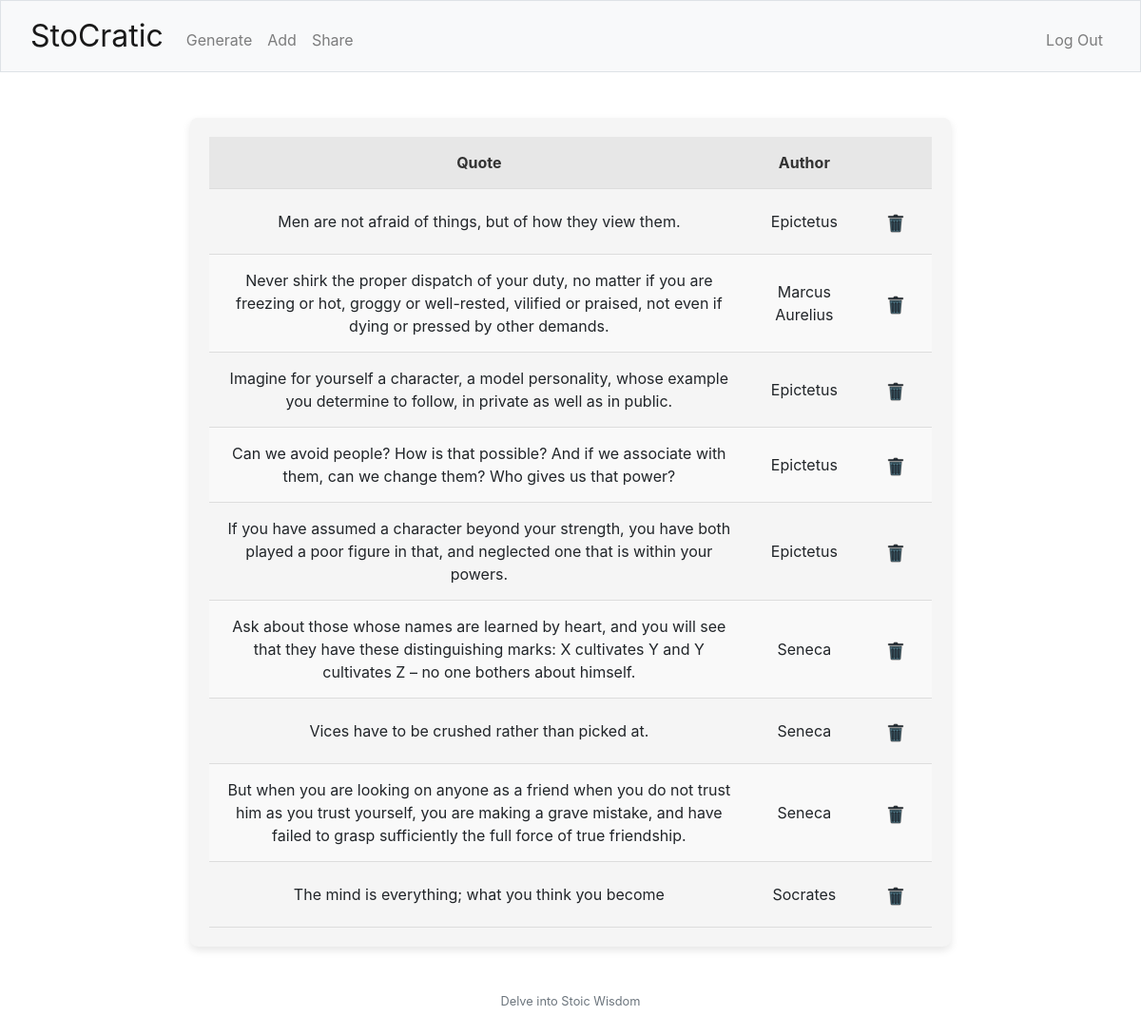
Page / (signed in) on the committed database.
### tables this page shows
CREATE TABLE quotes (
            id INTEGER PRIMARY KEY,
            quote_text TEXT NOT NULL,
            author TEXT NOT NULL,
            user_id INTEGER,
            FOREIGN KEY(user_id) REFERENCES users(id)
        );

### app.py (the view)
@app.route('/')
@login_required
def index():
    quotes = get_saved_quotes()
    return render_template('index.html', quotes=quotes)

### app.py (called while the page is built)
@app.after_request
def after_request(response):
    response.headers["Cache-Control"] = "no-cache, no-store, must-revalidate"
    response.headers["Expires"] = 0
    response.headers["Pragma"] = "no-cache"
    return response

### helpers.py (called while the page is built)
def login_required(f):
    @wraps(f)
    def decorated_function(*args, **kwargs):
        if session.get("user_id") is None:
            return redirect("/login")
        return f(*args, **kwargs)
    return decorated_function

def get_saved_quotes():
    connection = sqlite3.connect('quotes_app.db')
    cursor = connection.cursor()
    user_id = session['user_id']
    cursor.execute("SELECT quote_text, author FROM quotes WHERE user_id = ?", (user_id,))
    quotes = cursor.fetchall()
    connection.close()
    print(quotes)
    return quotes

### templates/index.html (shortened to what this page needs)
{% extends "layout.html" %}
{% block main %}
    <div class="quotes-table-container">
        <table class="quotes-table">
            <thead>
                <tr>
                    <th>Quote</th>
                    <th>Author</th>
                    <th></th>
                </tr>
            </thead>
            <tbody>
                {% for quote in quotes %}
                <tr>
                    <td>{{ quote[0] }}</td>
                    <td>{{ quote[1] }}</td>
                    <td>
                        <a href="{{ url_for('delete_quote', quote_text=quote[0]) }}" class="btn btn-1">
                            <img src="/static/delete.png" alt="Delete">
                        </a>
                    </td>
                </tr>
                {% endfor %}
            </tbody>
        </table>
    </div>
{% endblock %}

### static/styles.css (style rules this page uses)
.quotes-table-container { max-width: 800px; margin: auto; padding: 20px; background-color: #f5f5f5; border-radius: 8px; box-shadow: 0 4px 8px rgba(0, 0, 0, 0.1); }
.quotes-table { width: 100%; border-collapse: collapse; }
.quotes-table th, .quotes-table td { padding: 15px; text-align: center; border-bottom: 1px solid #ddd; }
.quotes-table th { background-color: #e7e7e7; color: #333; font-weight: bold; }
.quotes-table tr:nth-child(even) { background-color: #f9f9f9; }
.btn-1 { background-color: transparent; border: none; }

### rows in the picture
quotes: quote_text "Men are not afraid of things, but of how they view them.", author "Epictetus"
quotes: quote_text "Never shirk the proper dispatch of your duty, no matter if you are freezing or hot, groggy or well-rested, vilified or praised, not even if dying or pressed by other demands.", author "Marcus Aurelius"
quotes: quote_text "Imagine for yourself a character, a model personality, whose example you determine to follow, in private as well as in public.", author "Epictetus"
quotes: quote_text "Can we avoid people? How is that possible? And if we associate with them, can we change them? Who gives us that power?", author "Epictetus"
quotes: quote_text "If you have assumed a character beyond your strength, you have both played a poor figure in that, and neglected one that is within your powers.", author "Epictetus"
quotes: quote_text "Ask about those whose names are learned by heart, and you will see that they have these distinguishing marks: X cultivates Y and Y cultivates Z – no one bothers about himself.", author "Seneca"
quotes: quote_text "Vices have to be crushed rather than picked at.", author "Seneca"
quotes: quote_text "But when you are looking on anyone as a friend when you do not trust him as you trust yourself, you are making a grave mistake, and have failed to grasp sufficiently the full force of true friendship.", author "Seneca"
quotes: quote_text "The mind is everything; what you think you become", author "Socrates"
